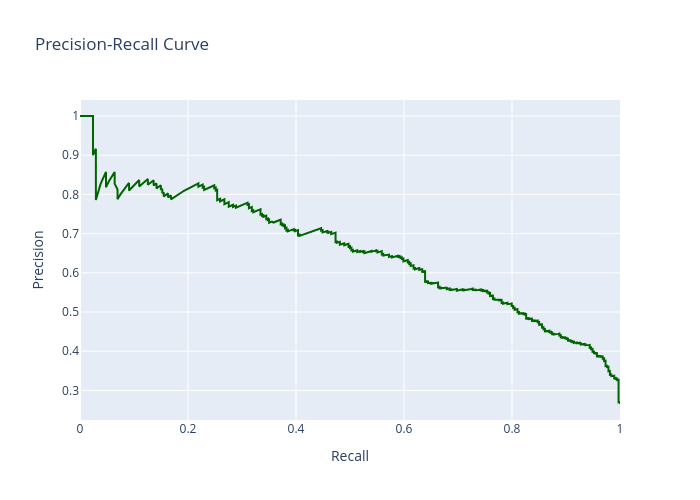

The notebook cell this image was saved under:
### Code cell
# Precision-Recall Curve
precision, recall, pr_thresholds = precision_recall_curve(y_test, y_pred_proba)

fig = go.Figure()
fig.add_trace(go.Scatter(x=recall, y=precision, mode='lines',
                         name='Precision-Recall Curve',
                         line=dict(color='darkgreen', width=2)))

fig.update_layout(title='Precision-Recall Curve',
                  xaxis_title='Recall',
                  yaxis_title='Precision',
                  width=700, height=500)
fig.show()

### Figure 1 — Plotly figure (JSON) as saved in the notebook; plotly's stock layout.template omitted (floating-point values rounded to 4 significant figures; data arrays with more than 128 entries replaced by an {"elided": "..."} marker saying what was removed)
{"data": [{"line": {"color": "darkgreen", "width": 2}, "mode": "lines", "name": "Precision-Recall Curve", "type": "scatter", "x": {"elided": "1389 float values"}, "y": {"elided": "1389 float values"}}], "layout": {"height": 500, "title": {"text": "Precision-Recall Curve"}, "width": 700, "xaxis": {"title": {"text": "Recall"}}, "yaxis": {"title": {"text": "Precision"}}}}
